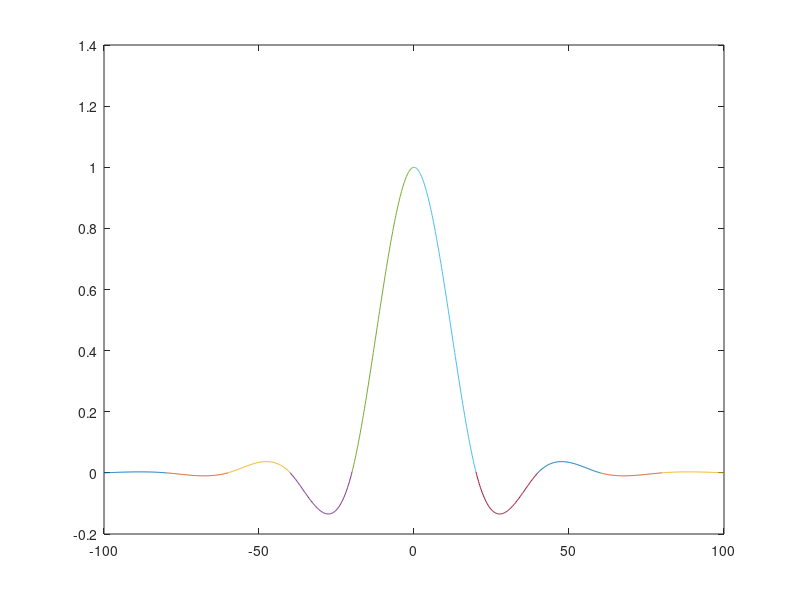

This figure's MATLAB source:
clc;
clear all;
X= linspace(-100, 100, 11);
Y= 1./(1+X.^2);
Dy = -2 * X ./ (1 + X.^2).^2;

H=diff(X);
n=length(X);
M=zeros(n);
M(1,1)=1;
M(n,n)=1;

B=zeros(n,1);

for i=2:n-1
    M(i, i-1)=H(i-1);
    M(i,i)=2*( H(i-1)+H(i) );
    M(i, i+1)=H(i);

end
for i=2:n-1
    B(i)= 3*( ((Y(i+1)-Y(i))/H(i) )- ((Y(i)-Y(i-1))/H(i-1)));
end

C=M\B
a=Y(1:end-1)
b=zeros(n-1, 1)
for i=1:n-1
    b(i)= (Y(i+1)- Y(i))/H(i) - (H(i)/3)*(2*C(i)+C(i+1));
    d(i)=(C(i+1)-C(i))/(3.* H(i));
end
D=d'


for i=1:n-1
    x_inter=linspace(X(i), X(i+1), 100);
    y_inter=a(i) + b(i)*(x_inter-X(i))+  C(i)*(x_inter-X(i)).^2 + d(i) *(x_inter-X(i)).^3;
    plot(x_inter, y_inter)
    hold on
end



